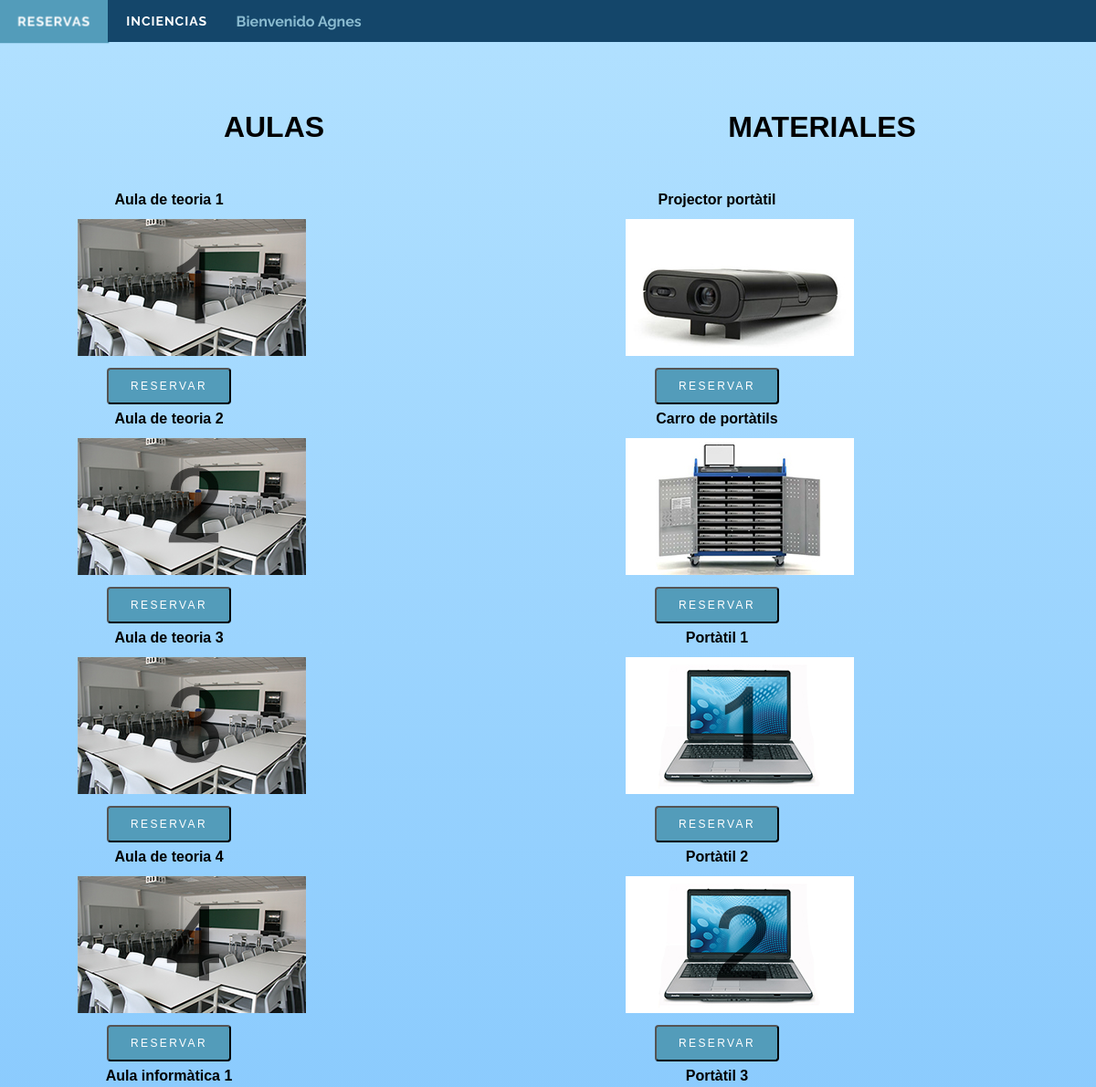
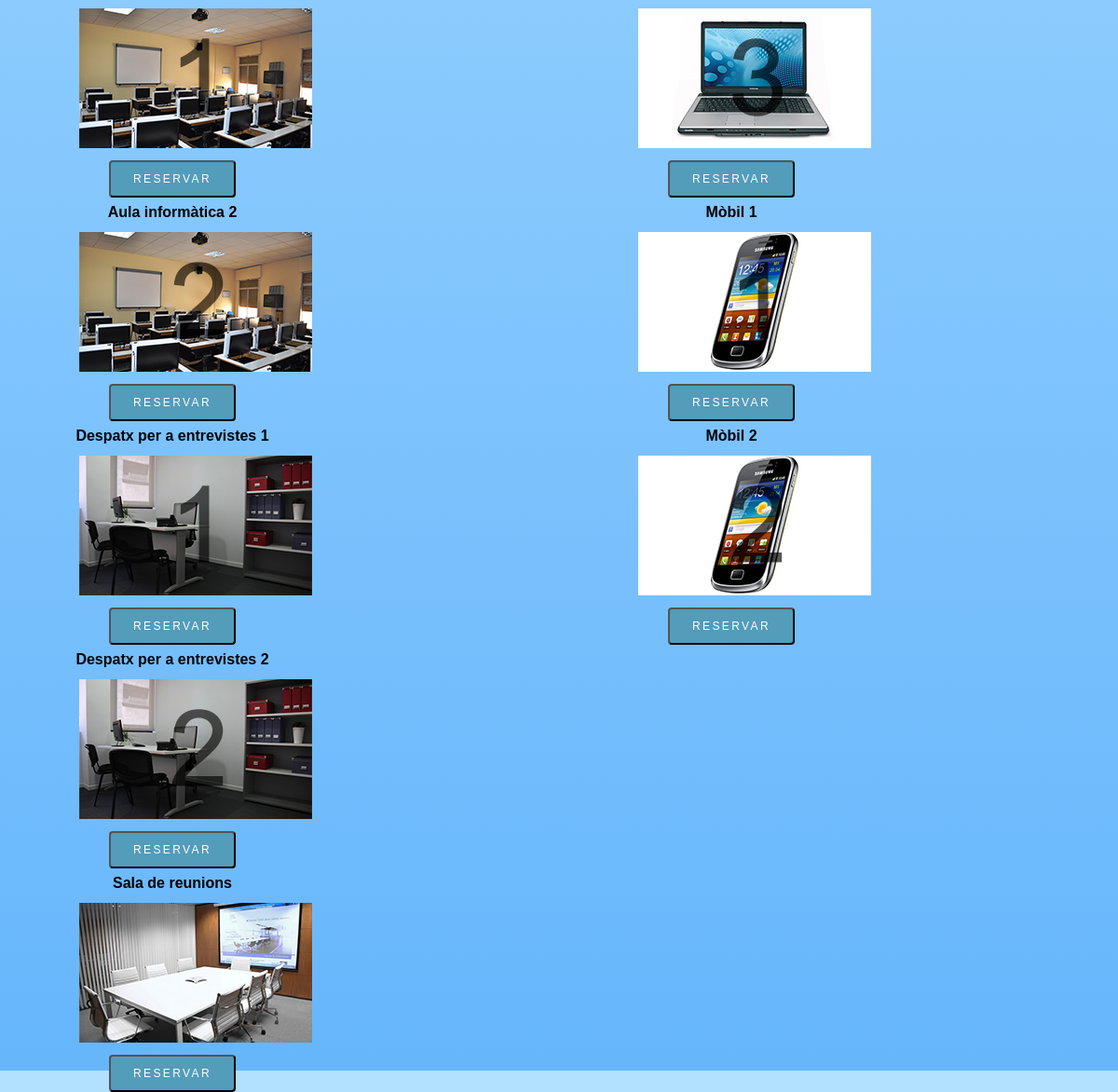
The app's page /Montatge/reservas.php (signed in) with its own data (2 pictures, top to bottom).
### tables this page shows
CREATE TABLE IF NOT EXISTS `tbl_recursos` (
	`rec_id` int(11) NOT NULL,
	`rec_contingut` varchar(255) NOT NULL,
	`rec_reservado` boolean NOT NULL default true,
	`rec_tipo_rec` boolean NOT NULL,
	`rec_desactivat` boolean NOT NULL default true
);

### Montatge/reservas.php (the view, shortened to what this page needs)
<?php
	if(isset($_SESSION['nombre']))$login=1;
	if(isset($login)){
?>
<!DOCTYPE html>
<html>
    <head>
	    <link rel="stylesheet" href="css/stylesBar.css">
        <link rel="stylesheet" type="text/css" href="css/reservas.css" />
	</head>
    <body>
		<div class="header">
			<div id='cssmenu'>
				<ul>
					<li class='active'><a href='reservas.php'>RESERVAS</a></li>
					<li><a href='incidencia.php'>INCIENCIAS</a></li>
					<li><?php echo "<br/>&nbsp;&nbsp; Bienvenido $_SESSION[nombre] ";
					?></li>
				</ul>
			</div>
		</div>
        <div class="fondo">
			<div class="principal">
				<h1>AULAS</h1>
				<?php
					$con = mysqli_connect('localhost', 'root', 'DAW22015', 'bd_reservas');
					$sql = ("SELECT * FROM `tbl_recursos` WHERE tbl_recursos.rec_tipo_rec= 1");
					$datos = mysqli_query($con, $sql);
                    if(mysqli_num_rows($datos) > 0){
                        while($cerca = mysqli_fetch_array($datos)){
                            $cerca['rec_contingut']= utf8_encode($cerca['rec_contingut']);
                            $img = "images/$cerca[rec_contingut].jpg";
							if($cerca['rec_desactivat']=="1"){
								if($cerca['rec_reservado']=="1"){
									$img = "images/$cerca[rec_contingut].jpg";
								}else{
									$img = "images/$cerca[rec_contingut]ocupada.jpg";
								}
							}else{
								$img = "images/$cerca[rec_contingut]mantenimiento.jpg";
							}
                            echo "<div class='objeto'>$cerca[rec_contingut]<div class='objeto2'><img src='$img'><br/></div>";
							echo "<form action='#' method='POST'>";
							if($cerca['rec_reservado']=="1"){
								echo "<input type='submit' value='RESERVAR'/>";
							}else{
								echo "<input type='submit' value='RETORNAR'/>";
							}
							echo "</form>";
							echo "</div>";
                        }
                    }
				?>
			</div>
			<div class="aside">
				<h1>MATERIALES</h1>
				<?php
					$con = mysqli_connect('localhost', 'root', 'DAW22015', 'bd_reservas');
					$sql = ("SELECT * FROM `tbl_recursos` WHERE tbl_recursos.rec_tipo_rec= 0");
					$datos = mysqli_query($con, $sql);
                    if(mysqli_num_rows($datos) > 0){
                        while($cerca = mysqli_fetch_array($datos)){
                            $cerca['rec_contingut']= utf8_encode($cerca['rec_contingut']);
                            $img = "images/$cerca[rec_contingut].jpg";
                            if($cerca['rec_reservado']=="1"){
                            	$img = "images/$cerca[rec_contingut].jpg";
                            }else{
                            	$img = "images/$cerca[rec_contingut]ocupada.jpg";
                            }
                            echo "<div class='objeto'>$cerca[rec_contingut]<div class='objeto2'><img src='$img'><br/></div>";
							echo "<form action='#' method='POST'>";
							if($cerca['rec_reservado']=="1"){
								echo "<input type='submit' value='RESERVAR'/>";
							}else{
								echo "<input type='submit' value='RETORNAR'/>";
							}
							echo "</form>";
							echo "</div>";
                        }
                    }
				?>
			</div>
		</div>
    </body>
</html>
<?php
}else{
	$_SESSION['validarse'] = 'error';
	header("Location: index.php");
	die();
}
?>

### Montatge/css/stylesBar.css (style rules this page uses)
#cssmenu, #cssmenu ul, #cssmenu ul li, #cssmenu ul li a, #cssmenu #menu-button { margin: 0; color: #8ABBD0; padding: 0; border: 0; list-style: none; line-height: 1; display: block; position: relative; -webkit-box-sizing: border-box; -moz-box-sizing: border-box; box-sizing: border-box; }
#cssmenu:after, #cssmenu > ul:after { content: "."; display: block; clear: both; visibility: hidden; line-height: 0; height: 0; }
#cssmenu { width: auto; font-family: Raleway, sans-serif; line-height: 1; }
#cssmenu > ul { background: #14466A; }
#cssmenu > ul > li { float: left; -webkit-perspective: 1000px; -moz-perspective: 1000px; perspective: 1000px; }
#cssmenu > ul > li > a { padding: 16px 20px; font-size: 14px; color: #ffffff; letter-spacing: 1px; text-transform: uppercase; text-decoration: none; background: #14466A; -webkit-transition: all .3s; -moz-transition: all .3s; -o-transition: all .3s; transition: all .3s; -webkit-transform-origin: 50% 0; -moz-transform-origin: 50% 0; transform-origin: 50% 0; -webkit-transform-style: preserve-3d; -moz-transform-style: preserve-3d; transform-style: preserve-3d; }
#cssmenu > ul > li > a::before { position: absolute; top: 100%; left: 0; z-index: -1; -webkit-box-sizing: border-box; -moz-box-sizing: border-box; box-sizing: border-box; width: 100%; height: 100%; padding: 16px 20px; color: #ffffff; background: #539CBA; content: attr(data-title); -webkit-transition: background 0.3s; -moz-transition: background 0.3s; transition: background 0.3s; -webkit-transform: rotateX(-90deg); -moz-transform: rotateX(-90deg); transform: rotateX(-90deg); -webkit-transform-origin: 50% 0; -moz-transform-origin: 50% 0; transform-origin: 50% 0; -ms-transform: translateY(- -18px); }

### Montatge/css/reservas.css (style rules this page uses)
body { background: -webkit-gradient(linear, left top, left bottom, color-stop(0%,rgba(178,225,255,1)), color-stop(100%,rgba(102,182,252,1))); background: -webkit-linear-gradient(top, rgba(178,225,255,1) 0%,rgba(102,182,252,1) 100%); filter: progid:DXImageTransform.Microsoft.gradient( startColorstr='#b2e1ff', endColorstr='#66b6fc',GradientType=0 ); position: relative; margin: 0; font-family: 'Work Sans', Arial, Helvetica, sans-serif; min-height: 100%; }
input { font-size: 0.75rem; height: 2.5rem; padding: 0 1.5rem; color: white; background: #539CBA; text-transform: uppercase; border-radius: .25rem; letter-spacing: .2em; transition: background .2s; }
.header { width: 100%; height: 100px; font-weight: bold; text-align: center; }
.fondo { width: 100%; height: 100%; }
.principal { float: left; width: 50%; height: 100%; text-align: center; font-weight: bold; }
.aside { float: right; width: 50%; height: 100%; text-align: center; font-weight: bold; }
.objeto { float: left; margin-top: 5%; margin-left: 10%; margin-bottom: 10%; width: 250px; height: 150px; text-align: center; }
.objeto2 { float: left; margin-top: 5%; margin-left: 10%; margin-bottom: 5%; width: 250px; height: 150px; text-align: center; }

### records on screen
tbl_recursos: rec_contingut "Aula de teoria 1", rec_contingut (picture)
tbl_recursos: rec_contingut "Aula de teoria 2", rec_contingut (picture)
tbl_recursos: rec_contingut "Aula de teoria 3", rec_contingut (picture)
tbl_recursos: rec_contingut "Aula de teoria 4", rec_contingut (picture)
tbl_recursos: rec_contingut "Aula informàtica 1", rec_contingut (picture)
tbl_recursos: rec_contingut "Aula informàtica 2", rec_contingut (picture)
tbl_recursos: rec_contingut "Despatx per a entrevistes 1", rec_contingut (picture)
tbl_recursos: rec_contingut "Despatx per a entrevistes 2", rec_contingut (picture)
tbl_recursos: rec_contingut "Sala de reunions", rec_contingut (picture)
tbl_recursos: rec_contingut "Projector portàtil", rec_contingut (picture)
tbl_recursos: rec_contingut "Carro de portàtils", rec_contingut (picture)
tbl_recursos: rec_contingut "Portàtil 1", rec_contingut (picture)
tbl_recursos: rec_contingut "Portàtil 2", rec_contingut (picture)
tbl_recursos: rec_contingut "Portàtil 3", rec_contingut (picture)
tbl_recursos: rec_contingut "Mòbil 1", rec_contingut (picture)
tbl_recursos: rec_contingut "Mòbil 2", rec_contingut (picture)

### other values on screen
$_SESSION[nombre] "Agnes"
